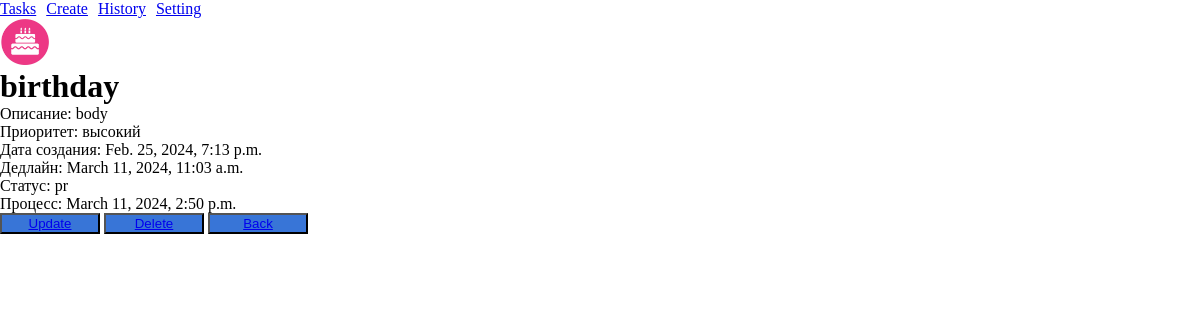
The app's page /detail/birthday-1/ with its own data.
### task/models.py (models this page shows, shortened)
class Task(models.Model):
    title = models.CharField(max_length=255)
    description = models.TextField()
    priority = models.CharField(max_length=10, choices=[('v', 'высокий'), ('s', 'средний'), ('n', "низкий")])
    created_at = models.DateTimeField(auto_now_add=True)
    deadline = models.DateTimeField(null=True, blank=True)
    status = models.CharField(max_length=10, choices=[('в процессе', 'pr' ), ('com', 'закончен')], default='в процессе')
    completed_at = models.DateTimeField(null=True, blank=True)
    image = models.ImageField(upload_to='images/', null=True, blank=True)
    slug = models.SlugField(max_length=20, null=True, blank=True, unique=True)

### task/views.py (the view)
# urls.py: path('detail/<slug:task_slug>/', TaskDetailView.as_view(), name='task_detail'),
class TaskDetailView(DetailView):
    model = Task
    template_name = 'task_detail.html'
    context_object_name = 'task'
    slug_url_kwarg = 'task_slug'

### task/templates/task_detail.html
{% extends 'base.html' %}
{% block content %}
    <div><img style="height: 50px; width: 50px" src="{{ task.image.url }}"></div>
    <h1> {{ task.title }}</h1>
    <p>Описание: {{ task.description }}</p>
    <p>Приоритет: {{ task.get_priority_display }}</p>
    <p>Дата создания: {{ task.created_at }}</p>
    <p>Дедлайн: {{ task.deadline}}</p>
    <p>Статус: {{ task.status }}</p>
    <p>Процесс: {{ task.completed_at }}</p>
    <button><a href="{% url 'task_update' task.id %}"> Update </a></button>
    <button><a href="{% url 'task_delete' task.slug %}">  Delete </a></button>
    <button><a href="{% url 'list_task' %}"> Back </a></button>
{% endblock %}

### task/static/css/styles.css (style rules this page uses)
* { margin: 0px; }
img { width: 100%; height: 100%; }
div { display: flex; flex-direction: column; }
button { width: 100px; height: auto; background-color: #3875d7; }

### records on screen
Task: image (picture), title "birthday", description "body", priority "высокий", created_at "Feb. 25, 2024, 7:13 p.m.", deadline "March 11, 2024, 11:03 a.m.", status "pr", completed_at "March 11, 2024, 2:50 p.m."
